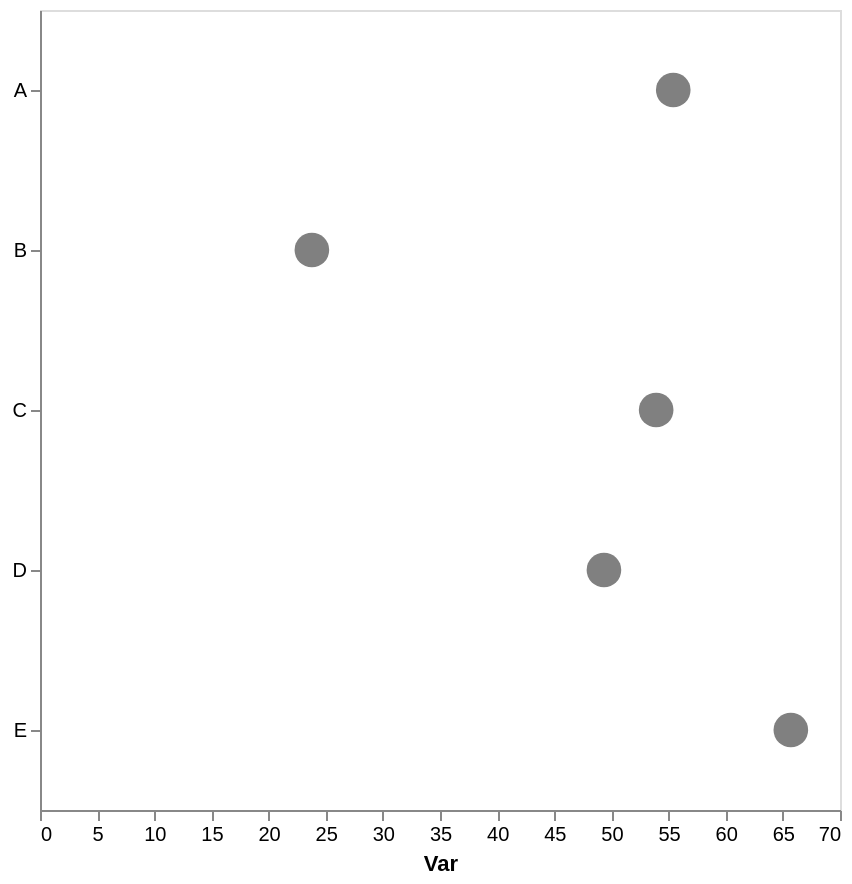

Write a Vega-Lite specification for this figure.
### Vega-Lite specification from a JSON file in a GitHub repository (floating-point values rounded to 4 significant figures)
{"config": {"view": {"continuousWidth": 300, "continuousHeight": 300}, "axis": {"grid": false}, "bar": {"color": "gray"}}, "data": {"name": "data-7a0af04dd8c06f74418b3b7a159265ec"}, "mark": {"type": "point", "color": "gray", "filled": true, "size": 300}, "encoding": {"x": {"aggregate": "mean", "axis": {"title": "Var"}, "field": "var1", "type": "quantitative"}, "y": {"axis": {"title": null}, "field": "cat", "type": "nominal"}}, "height": 400, "width": 400, "$schema": "https://vega.github.io/schema/vega-lite/v5.17.0.json", "datasets": {"data-7a0af04dd8c06f74418b3b7a159265ec": [{"cat": "B", "var1": 27.08, "var2": 51.89}, {"cat": "B", "var1": 25.08, "var2": 47.68}, {"cat": "D", "var1": 49.68, "var2": 42.57}, {"cat": "D", "var1": 45.05, "var2": 49.18}, {"cat": "A", "var1": 55.41, "var2": 58.9}, {"cat": "C", "var1": 46.66, "var2": 57.57}, {"cat": "C", "var1": 56.15, "var2": 41.76}, {"cat": "B", "var1": 19.21, "var2": 52.82}, {"cat": "C", "var1": 58.93, "var2": 48.5}, {"cat": "E", "var1": 65.7, "var2": 56.54}, {"cat": "D", "var1": 42.99, "var2": 41.12}, {"cat": "D", "var1": 59.66, "var2": 53.47}]}}
